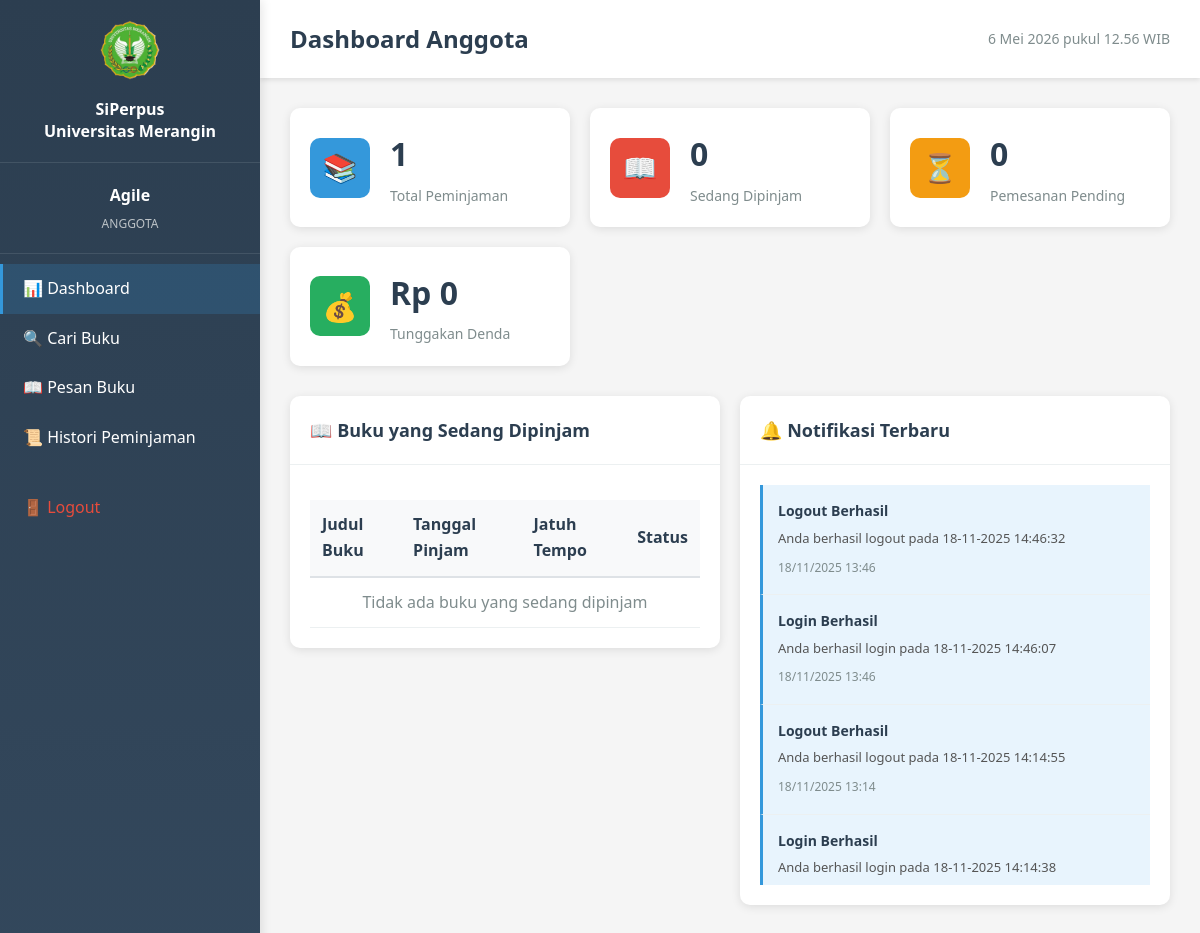
/anggota/index.php (signed in), run on the app's committed database.
### tables this page shows
CREATE TABLE `anggota` (
  `id_anggota` int(11) NOT NULL,
  `id_user` int(11) DEFAULT NULL,
  `nama_lengkap` varchar(100) NOT NULL,
  `email` varchar(100) NOT NULL,
  `no_telepon` varchar(15) DEFAULT NULL,
  `alamat` text DEFAULT NULL,
  `foto_identitas` varchar(255) DEFAULT NULL,
  `status_verifikasi` enum('menunggu','aktif','nonaktif') DEFAULT 'menunggu',
  `tanggal_daftar` date NOT NULL
);

CREATE TABLE `notifikasi` (
  `id_notifikasi` int(11) NOT NULL,
  `id_user` int(11) NOT NULL,
  `judul` varchar(100) NOT NULL,
  `pesan` text NOT NULL,
  `status_baca` enum('belum_dibaca','sudah_dibaca') DEFAULT 'belum_dibaca',
  `created_at` timestamp NOT NULL DEFAULT current_timestamp()
);

### config/database.php (called while the page is built, shortened)
<?php
$conn = mysqli_connect(DB_HOST, DB_USER, DB_PASS, DB_NAME);
mysqli_set_charset($conn, "utf8");
function query($sql) {
    global $conn;
    $result = mysqli_query($conn, $sql);
    return $result;
}
?>

### includes/functions.php (called while the page is built, shortened)
<?php
function formatRupiah($angka) {
    return 'Rp ' . number_format($angka, 0, ',', '.');
}
?>

### anggota/index.php (the view, shortened to what this page needs)
<?php
require_once '../config/database.php';
require_once '../includes/functions.php';
$anggota = mysqli_fetch_assoc(query("SELECT id_anggota FROM anggota WHERE id_user = {$_SESSION['user_id']}"));
$id_anggota = $anggota['id_anggota'];
$total_peminjaman = mysqli_fetch_assoc(query("SELECT COUNT(*) as total FROM peminjaman WHERE id_anggota = $id_anggota"))['total'];
$sedang_dipinjam = mysqli_fetch_assoc(query("SELECT COUNT(*) as total FROM peminjaman WHERE id_anggota = $id_anggota AND status = 'dipinjam'"))['total'];
$pemesanan_pending = mysqli_fetch_assoc(query("SELECT COUNT(*) as total FROM pemesanan WHERE id_anggota = $id_anggota AND status_pemesanan = 'menunggu'"))['total'];
$tunggakan_denda = mysqli_fetch_assoc(query("SELECT COALESCE(SUM(total_denda), 0) as total FROM pengembalian WHERE id_peminjaman IN (SELECT id_peminjaman FROM peminjaman WHERE id_anggota = $id_anggota) AND status_pembayaran = 'belum_lunas'"))['total'];
$peminjaman_aktif = query("SELECT p.*, b.judul, b.pengarang
                           FROM peminjaman p
                           JOIN buku b ON p.id_buku = b.id_buku
                           WHERE p.id_anggota = $id_anggota AND p.status = 'dipinjam'
                           ORDER BY p.tanggal_jatuh_tempo ASC");
$notifikasi = query("SELECT * FROM notifikasi
                     WHERE id_user = {$_SESSION['user_id']}
                     ORDER BY created_at DESC
                     LIMIT 5");
include '../includes/header.php';
?>
<div class="stats-grid">
    <div class="stat-card">
        <div class="stat-icon" style="background: #3498db;">📚</div>
        <div class="stat-info">
            <h3><?php echo $total_peminjaman; ?></h3>
            <p>Total Peminjaman</p>
        </div>
    </div>
    <div class="stat-card">
        <div class="stat-icon" style="background: #e74c3c;">📖</div>
        <div class="stat-info">
            <h3><?php echo $sedang_dipinjam; ?></h3>
            <p>Sedang Dipinjam</p>
        </div>
    </div>
    <div class="stat-card">
        <div class="stat-icon" style="background: #f39c12;">⏳</div>
        <div class="stat-info">
            <h3><?php echo $pemesanan_pending; ?></h3>
            <p>Pemesanan Pending</p>
        </div>
    </div>
    <div class="stat-card">
        <div class="stat-icon" style="background: <?php echo $tunggakan_denda > 0 ? '#e74c3c' : '#27ae60'; ?>;">💰</div>
        <div class="stat-info">
            <h3><?php echo formatRupiah($tunggakan_denda); ?></h3>
            <p>Tunggakan Denda</p>
        </div>
    </div>
</div>
<div class="row">
    <div class="col-md-6">
        <div class="card">
            <div class="card-header">
                <h3>📖 Buku yang Sedang Dipinjam</h3>
            </div>
            <div class="card-body">
                <table class="table">
                    <thead>
                        <tr>
                            <th>Judul Buku</th>
                            <th>Tanggal Pinjam</th>
                            <th>Jatuh Tempo</th>
                            <th>Status</th>
                        </tr>
                    </thead>
                    <tbody>
                        <?php
                        $today = date('Y-m-d');
                        if (mysqli_num_rows($peminjaman_aktif) > 0):
                            while($row = mysqli_fetch_assoc($peminjaman_aktif)):
                                $is_late = $row['tanggal_jatuh_tempo'] < $today;
                                $days_left = floor((strtotime($row['tanggal_jatuh_tempo']) - strtotime($today)) / (60 * 60 * 24));
                        ?>
                        <tr>
                            <td><?php echo $row['judul']; ?></td>
                            <td><?php echo date('d/m/Y', strtotime($row['tanggal_pinjam'])); ?></td>
                            <td><?php echo date('d/m/Y', strtotime($row['tanggal_jatuh_tempo'])); ?></td>
                            <td>
                                <?php if ($is_late): ?>
                                    <span class="badge badge-danger">Terlambat</span>
                                <?php elseif ($days_left <= 1): ?>
                                    <span class="badge badge-warning">Segera Jatuh Tempo</span>
                                <?php else: ?>
                                    <span class="badge badge-success"><?php echo $days_left; ?> hari lagi</span>
                                <?php endif; ?>
                            </td>
                        </tr>
                        <?php
                            endwhile;
                        else:
                        ?>
                        <tr>
                            <td colspan="4" style="text-align: center; color: #7f8c8d;">
                                Tidak ada buku yang sedang dipinjam
                            </td>
                        </tr>
                        <?php endif; ?>
                    </tbody>
                </table>
            </div>
        </div>
    </div>
    <div class="col-md-6">
        <div class="card">
            <div class="card-header">
                <h3>🔔 Notifikasi Terbaru</h3>
            </div>
            <div class="card-body">
                <?php if (mysqli_num_rows($notifikasi) > 0): ?>
                    <div class="notifikasi-list">
                        <?php while($row = mysqli_fetch_assoc($notifikasi)): ?>
                        <div class="notifikasi-item <?php echo $row['status_baca'] == 'belum_dibaca' ? 'unread' : ''; ?>">
                            <h4><?php echo $row['judul']; ?></h4>
                            <p><?php echo $row['pesan']; ?></p>
                            <small><?php echo date('d/m/Y H:i', strtotime($row['created_at'])); ?></small>
                        </div>
                        <?php endwhile; ?>
                    </div>
                <?php else: ?>
                    <p style="text-align: center; color: #7f8c8d; padding: 20px;">Tidak ada notifikasi</p>
                <?php endif; ?>
            </div>
        </div>
    </div>
</div>
<?php include '../includes/footer.php'; ?>

### assets/css/style.css (style rules this page uses)
* { margin: 0; padding: 0; box-sizing: border-box; }
body { font-family: "Segoe UI", Tahoma, Geneva, Verdana, sans-serif; line-height: 1.6; color: #333; background-color: #f5f5f5; }

### assets/css/dashboard.css (style rules this page uses)
.stats-grid { display: grid; grid-template-columns: repeat(auto-fit, minmax(250px, 1fr)); gap: 20px; margin-bottom: 30px; }
.stat-card { background: white; padding: 20px; border-radius: 10px; box-shadow: 0 2px 10px rgba(0, 0, 0, 0.1); display: flex; align-items: center; gap: 20px; transition: transform 0.3s; }
.stat-icon { width: 60px; height: 60px; border-radius: 10px; display: flex; align-items: center; justify-content: center; font-size: 28px; color: white; }
.stat-info h3 { font-size: 32px; margin: 0 0 5px 0; color: #2c3e50; }
.stat-info p { margin: 0; color: #7f8c8d; font-size: 14px; }
.card { background: white; border-radius: 10px; box-shadow: 0 2px 10px rgba(0, 0, 0, 0.1); margin-bottom: 20px; }
.card-header { padding: 20px; border-bottom: 1px solid #ecf0f1; }
.card-header h3 { margin: 0; color: #2c3e50; font-size: 18px; }
.card-body { padding: 20px; }
.table { width: 100%; border-collapse: collapse; margin-top: 15px; }
.table thead { background-color: #f8f9fa; }
.table th { padding: 12px; text-align: left; font-weight: 600; color: #2c3e50; border-bottom: 2px solid #dee2e6; }
.table td { padding: 12px; border-bottom: 1px solid #ecf0f1; }
.row { display: grid; grid-template-columns: repeat(2, 1fr); gap: 20px; margin-bottom: 20px; }
.col-md-6 { grid-column: span 1; }

### anggota/index.php (style rules this page uses)
.notifikasi-list { max-height: 400px; overflow-y: auto; }
.notifikasi-item { padding: 15px; border-bottom: 1px solid #ecf0f1; transition: background 0.3s; }
.notifikasi-item.unread { background-color: #e8f4fd; border-left: 3px solid #3498db; }
.notifikasi-item h4 { margin: 0 0 5px 0; font-size: 14px; color: #2c3e50; }
.notifikasi-item p { margin: 0 0 5px 0; font-size: 13px; color: #555; }
.notifikasi-item small { color: #7f8c8d; font-size: 12px; }

### data on the page
anggota: id_anggota "1"
notifikasi: judul "Logout Berhasil", pesan "Anda berhasil logout pada 18-11-2025 14:46:32", created_at "18/11/2025 13:46"
notifikasi: judul "Login Berhasil", pesan "Anda berhasil login pada 18-11-2025 14:46:07", created_at "18/11/2025 13:46"
notifikasi: judul "Logout Berhasil", pesan "Anda berhasil logout pada 18-11-2025 14:14:55", created_at "18/11/2025 13:14"
notifikasi: judul "Login Berhasil", pesan "Anda berhasil login pada 18-11-2025 14:14:38"

### other printed values
$_SESSION['nama_lengkap'] "Agile"
$_SESSION['role'] "ANGGOTA"
$page_title "Dashboard Anggota"
$sedang_dipinjam "0"
$pemesanan_pending "0"
formatRupiah($tunggakan_denda) "Rp 0"
